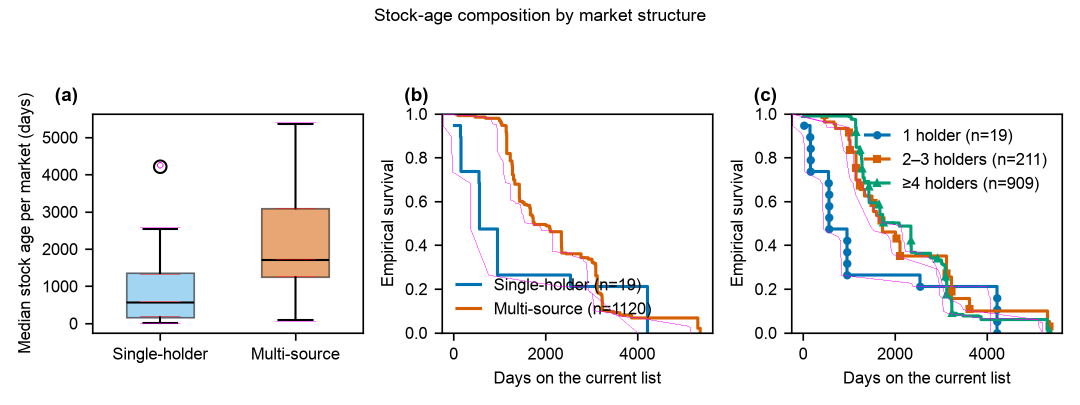
#> input picture figures_public/A2_digitize_overlay.png, 2160 x 810 px, given in place of Appendix_Figure_A2.png, which was not available (shown at 1/2 size)
$ python a2_digitize_source.py
#> lines starting #> are read from the running program, lines starting #| are printed output that depends on the picture; after the words box and inside, x2 and y2 are one past the last pixel; in counts of white or black regions, pixels touching at a corner belong together; long printed decimals are rounded; pictures that were not available may be replaced by others from this repository, and a replacement may not be noted
"""
a2_digitize_source.py — Extract the plotted data of the delivered English
Appendix Figure A2 (03_Supplementary/Appendix_Figure_A2.png) at pixel level.

Why: the generator of the delivered English A2 is not in the repo and its
sample construction (n=19 / n=1120 / n=211 / n=909) could not be reproduced
from the saved parquet artifacts. To redraw the figure without inventing any
number, we digitize the delivered PNG itself: axes are calibrated from tick
marks, curves are tracked per column by colour continuity, and legend line
samples are removed via connected-component analysis before tracking.

Output:
  04_Code_and_Data/figures_public/A2_digitized_source.json   (extracted data)
  04_Code_and_Data/figures_public/A2_digitize_overlay.png    (QC overlay)

Read-only with respect to 02_Figures / 03_Supplementary.
"""
import json
from pathlib import Path

import numpy as np
from PIL import Image, ImageDraw
from scipy import ndimage

ROOT = Path(__file__).resolve().parents[1]
SRC = ROOT.parent / "03_Supplementary" / "Appendix_Figure_A2.png"
OUTDIR = ROOT / "figures_public"
OUT = OUTDIR / "A2_digitized_source.json"
QC = OUTDIR / "A2_digitize_overlay.png"
if not OUTDIR.exists():
    OUTDIR.mkdir()

im_img = Image.open(SRC).convert("RGB")
#> im_img is the input picture: PIL image 2160x810 RGB; mean R, G, B 241.3, 240.8, 240.7
im = np.array(im_img).astype(int)
H, W, _ = im.shape

# ---------------------------------------------------------------- calibration
# Axes frames: a cols 185-726 | b cols 884-1425 | c cols 1583-2124; rows 228/666
# x tick mark centroids: b [907,1091,1275] -> 0/2000/4000 d; c [1606,1790,1974]
# y tick mark centroids: rows [275,349,424,498,572,647]
#   panel a: 5000..0 days | panels b,c: 1.0..0.0
ROW_TOP, ROW_BOT = 228.0, 666.0
def px2days_b(px): return (px - 907.0) * 2000.0 / 184.0
def px2days_c(px): return (px - 1606.0) * 2000.0 / 184.0
def py2surv(py):   return (ROW_BOT - py) / (ROW_BOT - ROW_TOP)
def py2days_a(py): return (647.0 - py) * 1000.0 / 74.4

def color_mask(img, rgb, tol=50):
    return (np.abs(img - np.array(rgb)).max(axis=2) <= tol)

def remove_legend_samples(mask, region, max_size=600):
    """Zero out small same-colour components inside a legend region."""
    lab, n = ndimage.label(mask)
    out = mask.copy()
    y0, y1, x0, x1 = region
    for i in range(1, n + 1):
        comp = lab == i
        size = comp.sum()
        if size > max_size:
            continue
        cy, cx = ndimage.center_of_mass(comp)
        if y0 <= cy <= y1 and x0 <= cx <= x1:
            out[comp] = False
    return out

def track_curve(mask, col_start, col_end, x2days, y2val, name="", snap_n=None):
    """Per-column interval-distance tracking with edge snapping (rows -> y2val)."""
    xs, levels, prev = [], [], None
    for c in range(col_start, col_end):
        rows = np.where(mask[:, c - col_start])[0]
        if rows.size == 0:
            if prev is not None:
                xs.append(c); levels.append(prev)   # bridge occlusions
            continue
        clusters, cur = [], [rows[0]]
        for r in rows[1:]:
            if r - cur[-1] <= 2:
                cur.append(r)
            else:
                clusters.append(cur); cur = [r]
        clusters.append(cur)
        if prev is None:
            sel = clusters[0]
        else:
            # distance from prev to each cluster interval; snap to nearest edge
            def d(cl):
                if cl[0] >= prev: return cl[0] - prev, cl[0]
                if cl[-1] <= prev: return prev - cl[-1], cl[-1]
                return 0.0, prev
            _, snap = min((d(cl) for cl in clusters), key=lambda t: t[0])
            sel = [snap]
        prev = float(sel[0])
        xs.append(c); levels.append(prev)
    xs = np.array(xs, float); levels = y2val(np.array(levels, float))
    # terminal drop: if the last real column's lowest pixel sits well below the
    # tracked level, the curve ends with a vertical drop there (KM -> 0);
    # everything after that column is empty bridging and gets truncated.
    real = [i for i, c in enumerate(xs) if mask[:, int(round(c)) - col_start].any()]
    last_real = real[-1] if real else len(xs) - 1
    col_lr = int(round(xs[last_real])) - col_start
    rows_lr = np.where(mask[:, col_lr])[0]
    if rows_lr.size:
        level_lr = y2val(float(rows_lr.max()))          # bottom of last column
        if levels[last_real] - level_lr > 0.04:          # a real vertical drop
            xs = xs[:last_real + 1]; levels = levels[:last_real + 1]
            xs = np.append(xs, xs[-1]); levels = np.append(levels, level_lr)
        else:
            xs = xs[:last_real + 1]; levels = levels[:last_real + 1]
    # compress to steps: keep first point, then points where level changes
    keep = [0]
    for i in range(1, len(xs)):
        if abs(levels[i] - levels[keep[-1]]) > 0.006:
            keep.append(i)
    keep.append(len(xs) - 1)
    t = [max(0.0, x2days(xs[i])) for i in keep]
    s = [round(float(levels[i]), 4) for i in keep]
    if snap_n:                         # all-events KM: S must be k/n
        s = [round(round(v * snap_n) / snap_n, 4)
             if abs(v * snap_n - round(v * snap_n)) < 0.3 else v for v in s]
    if s[0] >= 0.98:                   # visible 1.0 plateau (line centre overlaps
        s[0] = 1.0                     # the top spine; snap to exact 1.0)
        t[0] = 0.0
    elif s[0] >= 0.9:                  # curve emerges from under the spine:
        t.insert(0, 0.0); s.insert(0, 1.0)
    if s[-1] > 0.02:                   # terminal event: drop to 0
        t.append(t[-1]); s.append(0.0)
    print(f"  {name}: {len(t)} steps, t=[{t[0]}, {t[-1]}], S range [{min(s)}, {max(s)}]")
    return t, s

out = {}

# ---------------------------------------------------------------- panel (a)
pa = im[229:665, 186:725]
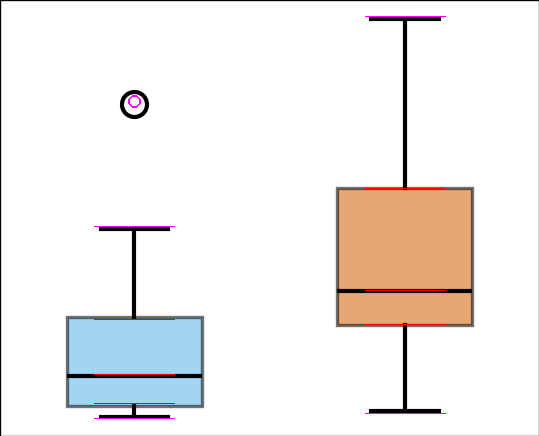
#> pa: shape (436, 539, 3) int64; mean R, G, B 241.5, 238.1, 236.1
pa_off_y, pa_off_x = 229, 186
dark = (pa.sum(axis=2) < 260)
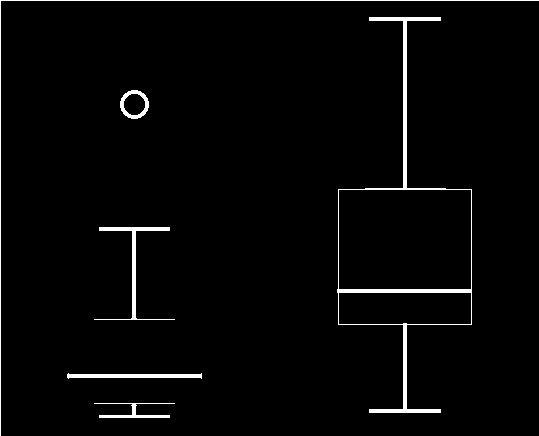
#> dark: shape (436, 539) bool; 2.4% white; 6 white regions, box (x1, y1, x2, y2) and area: (337, 17, 472, 413) 2733, (0, 0, 539, 436) 974, (94, 227, 175, 320) 719, (67, 373, 202, 379) 544, (94, 403, 175, 418) 340, (120, 90, 149, 119) 308

def hlines_in(colslice, rows):
    """rows (local) with a long horizontal dark run inside colslice."""
    out_rows = []
    for r in rows:
        if dark[r, colslice].sum() > 0.7 * (colslice.stop - colslice.start):
            out_rows.append(r)
    return out_rows

def box_stats(cx_full):
    cx = cx_full - pa_off_x
    half = 52
    cs = slice(cx - half, cx + half + 1)
    # horizontal borders: exclude the plot spines (first/last rows of the panel)
    inner = range(8, pa.shape[0] - 8)
    borders = hlines_in(cs, inner)
    fill = color_mask(pa, (162, 213, 242), 40) | color_mask(pa, (231, 166, 115), 40)
    fill_rows = np.where(fill[:, cx - 20:cx + 21].sum(axis=1) > 30)[0]
    ftop, fbot = fill_rows.min(), fill_rows.max()
    top = max([r for r in borders if r <= ftop + 3], default=ftop)
    bot = min([r for r in borders if r >= fbot - 3], default=fbot)
    # median: dark border strictly between top and bot
    mids = [r for r in borders if top + 4 < r < bot - 4]
    med = int(np.median(mids)) if mids else (top + bot) // 2
    # whiskers: walk outward from the box along the centre column while dark
    vcol = dark[:, cx - 1:cx + 2].any(axis=1)
    r = top - 2
    while r > 0 and (vcol[r] or vcol[r - 1]):
        r -= 1
    w_hi = r
    r = bot + 2
    while r < pa.shape[0] - 1 and (vcol[r] or vcol[r + 1]):
        r += 1
    w_lo = r
    return {"whisker_hi": round(py2days_a(w_hi + pa_off_y), 1),
            "q3":  round(py2days_a(top + pa_off_y), 1),
            "median": round(py2days_a(med + pa_off_y), 1),
            "q1":  round(py2days_a(bot + pa_off_y), 1),
            "whisker_lo": round(py2days_a(w_lo + pa_off_y), 1),
            "_rows": [int(w_hi), int(top), int(med), int(bot), int(w_lo)]}

out["panel_a"] = {"labels": ["Single-holder", "Multi-source"],
                  "single": box_stats(320), "multi": box_stats(591)}
#> after the loop in hlines_in, `for r in rows:`: out_rows = [319, 374, 375, 376, 377, 403]
#> in box_stats, `fill = color_mask(pa, (162, 213, 242), 40) | color_mask(pa, (231, 166,..`:
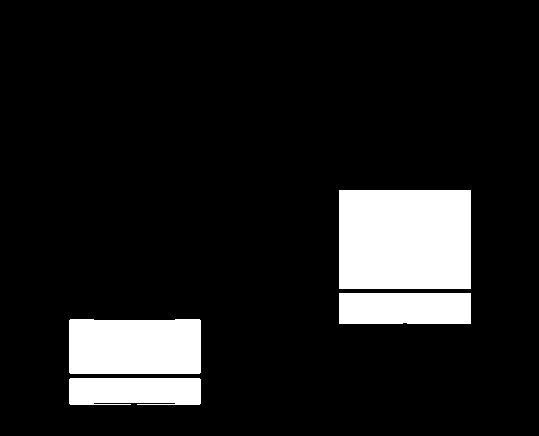
#> fill: shape (436, 539) bool; 11.8% white; 4 white regions, box (x1, y1, x2, y2) and area: (339, 190, 471, 289) 13068, (69, 319, 201, 374) 7175, (339, 293, 471, 324) 4088, (69, 378, 201, 405) 3473
#> in box_stats, `fill_rows = np.where(fill[:, cx - 20:cx + 21].sum(axis=1) > 30)[0]`: fill_rows = 80 values from 320 to 404
#> in box_stats, `ftop, fbot = fill_rows.min(), fill_rows.max()`: ftop = 320; fbot = 404
#> in box_stats, `top = max([r for r in borders if r <= ftop + 3], default=ftop)`: top = 319
#> in box_stats, `bot = min([r for r in borders if r >= fbot - 3], default=fbot)`: bot = 403
#> in box_stats, `mids = [r for r in borders if top + 4 < r < bot - 4]`: mids = [374, 375, 376, 377]
#> in box_stats, `med = int(np.median(mids)) if mids else (top + bot) // 2`: med = 375
#> in box_stats, `r = top - 2`: r = 317
#> the loop in box_stats, `while r > 0 and (vcol[r] or vcol[r - 1]):` made 91 passes
#> r on passes 1 to 8: 316, 315, 314, 313, 312, 311, 310, 309
#> after the loop in box_stats, `while r > 0 and (vcol[r] or vcol[r - 1]):`: r = 226
#> in box_stats, `r = bot + 2`: r = 405
#> the loop in box_stats, `while r < pa.shape[0] - 1 and (vcol[r] or vcol[r + 1]):` made 13 passes
#> after the loop in box_stats, `while r < pa.shape[0] - 1 and (vcol[r] or vcol[r + 1]):`: r = 418
#> the loop in box_stats (call 2), `while r > 0 and (vcol[r] or vcol[r - 1]):` made 171 passes
#> r on passes 1 to 3: 186, 185, 184
#> the loop in box_stats (call 2), `while r < pa.shape[0] - 1 and (vcol[r] or vcol[r + 1]):` made 87 passes
# outlier of Single-holder: dark ring above its whisker, near cols 300-340
ring_region = dark[:out["panel_a"]["single"]["_rows"][0] - 3,
                   300 - pa_off_x - 25:320 - pa_off_x + 26]
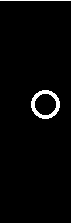
#> ring_region: shape (223, 71) bool; 2.4% white; 2 white regions, box (x1, y1, x2, y2) and area: (31, 90, 60, 119) 308, (0, 0, 71, 1) 71
rr = np.where(ring_region.any(axis=1))[0]
#> rr = 30 values from 0 to 118
if rr.size:
    out["panel_a"]["single_outlier"] = round(py2days_a(rr.mean() + 1 + pa_off_y), 1)
for k in ("single", "multi"):
    out["panel_a"][k].pop("_rows")

def detect_markers(mask, col_start, col_end, x2days, y2val):
    """Markers survive a 7x7 erosion that removes the ~6 px curve line."""
    sub = mask[:, col_start:col_end]
    core = ndimage.binary_erosion(sub, structure=np.ones((7, 7)))
    lab, n = ndimage.label(core)
    out = []
    for i in range(1, n + 1):
        comp = lab == i
        if comp.sum() < 3:
            continue
        ys, xs = np.where(comp)
        if ys.max() - ys.min() > 24 or xs.max() - xs.min() > 24:
            continue                       # not a compact marker blob
        c = xs.mean() + col_start
        r = ys.mean()
        out.append([round(x2days(c), 1), round(float(y2val(r)), 4)])
    out.sort(key=lambda p: p[0])
    return out

# ---------------------------------------------------------------- panels (b), (c)
BLUE, ORANGE, GREEN = (0, 114, 178), (213, 94, 0), (0, 158, 115)
def curve(rgb, c0, c1, x2f, legend_region, name, snap_n=None, markers=False):
    m = remove_legend_samples(color_mask(im, rgb), legend_region)
    d = dict(zip(["t", "S"], track_curve(m[:, c0:c1], c0, c1, x2f, py2surv,
                                         name, snap_n)))
    if markers:
        mk = detect_markers(m, c0, c1, x2f, py2surv)
        d["markers"] = mk
        print(f"    {len(mk)} markers")
    return d

print("tracking curves:")
LEG_B = (560, 700, 880, 1010)
LEG_C = (250, 430, 1680, 1800)   # legend line samples only; real curves' big
                                 # connected component exceeds max_size
out["panel_b"] = {
    "Single-holder (n=19)":  curve(BLUE,   886, 1424, px2days_b, LEG_B, "b blue", 19),
    "Multi-source (n=1120)": curve(ORANGE, 886, 1424, px2days_b, LEG_B, "b orange"),
}
#> in remove_legend_samples, `lab, n = ndimage.label(mask)`: n = 34
#> the loop in remove_legend_samples, `for i in range(1, n + 1):` made 34 passes
#> (size, cy, cx) on passes 3 to 10: (425, 269.7, 1754), (13, 349.1, 1617.8), (13, 464.1, 1654.8), (69, 554.4, 1693.6), (318, 568.5, 937), (41, 569.3, 1140.5), (7, 570.9, 1148.7), (7, 571.1, 1167.3)
#> pass 1, in remove_legend_samples, `comp = lab == i`:
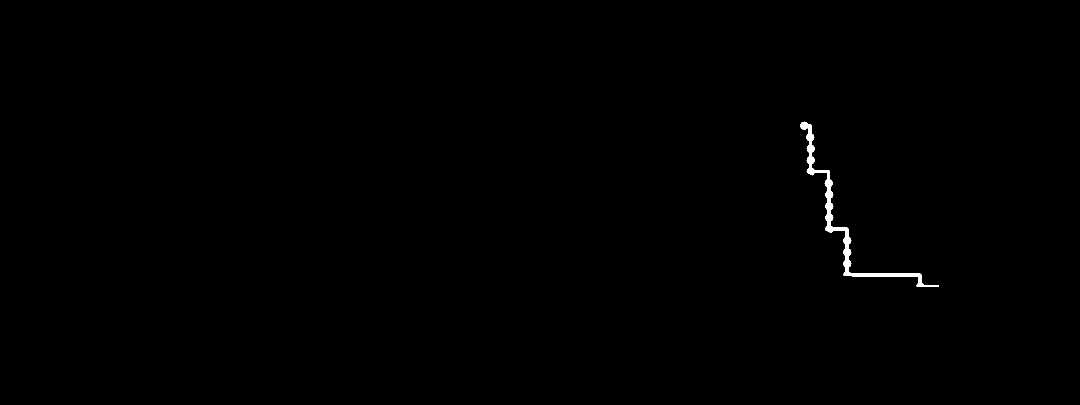
#> comp: shape (810, 2160) bool (shown at 1/2 size); 0.28% white; 1 white region, box (x1, y1, x2, y2) and area: (1600, 243, 1878, 573) 4846
#> the loop in track_curve, `for c in range(col_start, col_end):` made 538 passes
#> (rows, snap, sel, prev) on passes 22 to 29: ([248, 249, 250, 251, 252, 253], 248, [248], 248), ([248, 249, 250, 251, 252, 253], 248, [248], 248), ([248, 249, 250, 251, 252, 253], 248, [248], 248), ([248, 249, 250, 251, 252, 253], 248, [248], 248), ([248, 249, 250, 251, 252, 253], 248, [248], 248), ([248, 249, 250, 251, 252, 253], 248, [248], 248), ([248, 249, 250, 251, 252, 253], 248, [248], 248), ([248, 249, 250, 251, 252, 253], 248, [248], 248)
#> after the loop in track_curve, `for c in range(col_start, col_end):`: levels = 518 values, max 575 at index 283, min 248 at index 0, mean 529.9; xs = 518 values from 906 to 1423
#> in track_curve, `levels = y2val(np.array(levels, float))`: levels = 518 values, max 0.954 at index 0, min 0.208 at index 283, mean 0.311
#> in track_curve, `real = [i for i, c in enumerate(xs) if mask[:, int(round(c)) - col_sta..`: real = 358 values from 0 to 391
#> in track_curve, `last_real = real[-1] if real else len(xs) - 1`: last_real = 391
#> in track_curve, `col_lr = int(round(xs[last_real])) - col_start`: col_lr = 411
#> in track_curve, `rows_lr = np.where(mask[:, col_lr])[0]`: rows_lr = 73 values from 572 to 664
#> in track_curve, `level_lr = y2val(float(rows_lr.max()))`: level_lr = 0.00457
#> in track_curve, `xs = xs[:last_real + 1]`: xs = 392 values from 906 to 1297
#> in track_curve, `levels = levels[:last_real + 1]`: levels = 392 values, max 0.954 at index 0, min 0.208 at index 283, mean 0.344
#> in track_curve, `xs = np.append(xs, xs[-1])`: xs = 393 values from 906 to 1297
#> in track_curve, `levels = np.append(levels, level_lr)`: levels = 393 values, max 0.954 at index 0, min 0.00457 at index 392, mean 0.343
#> after the loop in track_curve, `for i in range(1, len(xs)):`: keep = [0, 18, 19, 55, 56, 92, 238, 248, 392]
#> in track_curve, `t = [max(0.0, x2days(xs[i])) for i in keep]`: t = [0, 184.8, 195.7, 587, 597.8, 989.1, 2576.1, 2684.8, 4239.1, 4239.1]
#> in track_curve, `s = [round(float(levels[i]), 4) for i in keep]`: s = [0.954, 0.897, 0.744, 0.687, 0.482, 0.272, 0.217, 0.21, 0.0046, 0.0046]
#> in track_curve, `s = [round(round(v * snap_n) / snap_n, 4) if abs(v * snap_n - round(v ..`: s = [0.947, 0.895, 0.737, 0.684, 0.474, 0.263, 0.21, 0.21, 0, 0]
#|   b blue: 11 steps, t=[0.0, 4239.130], S range [0.0, 1.0]
#> in curve, `d = dict(zip(["t", "S"], track_curve(m[:, c0:c1], c0, c1, x2f, py2surv..`: d = {'t': [0, 0, 184.8, 195.7, 587, 597.8, 989.1, 2576.1, 2684.8, 4239.1, 4239.1], 'S': [1, 0.947, 0.895, 0.737, 0.684, 0.474, 0.263, 0.21, 0.21, 0, 0]}
#> the loop in remove_legend_samples (call 2), `for i in range(1, n + 1):` made 44 passes
#> (size, cy, cx) on passes 1, 3, 4, 5, 6, 7, 9, 10: (2, 230, 909.5), (179, 234.1, 946.8), (167, 240.6, 1656.3), (8, 245.1, 1648), (16, 245.5, 1654.8), (476, 278.2, 1691.6), (36, 257.7, 1673.1), (478, 317.5, 1753.8)
#|   b orange: 50 steps, t=[0.0, 5380.435], S range [0.0, 1.0]
out["panel_c"] = {
    "1 holder (n=19)":       curve(BLUE,   1585, 2123, px2days_c, LEG_C, "c blue", 19, markers=True),
    "2-3 holders (n=211)":   curve(ORANGE, 1585, 2123, px2days_c, LEG_C, "c orange", markers=True),
    ">=4 holders (n=909)":   curve(GREEN,  1585, 2123, px2days_c, LEG_C, "c green", markers=True),
}
#|   c blue: 25 steps, t=[0.0, 4304.348], S range [0.0, 1.0]
#|     16 markers
#> call 4 of remove_legend_samples, with region = (250, 430, 1680, 1800), max_size = 600
#> after the loop in remove_legend_samples (call 4), `for i in range(1, n + 1):`:
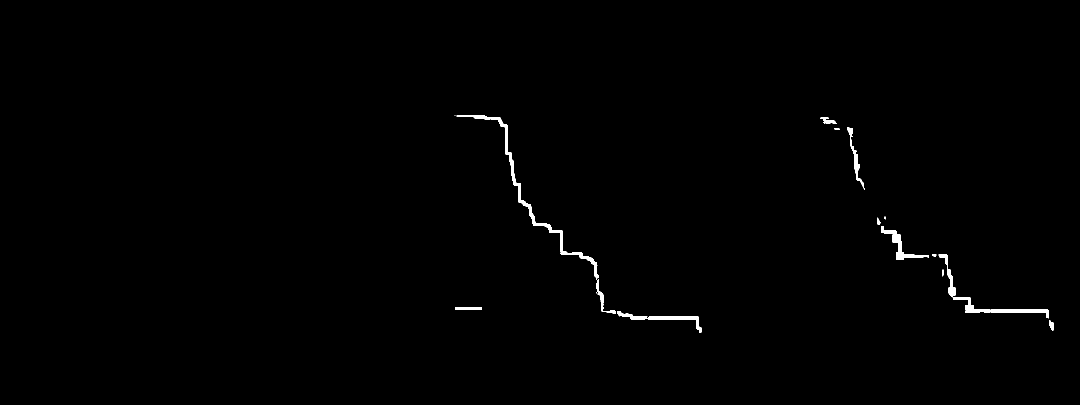
#> out: shape (810, 2160) bool (shown at 1/2 size); 0.53% white; 18 white regions (2 under 20 px), largest, box (x1, y1, x2, y2) and area: (913, 230, 1133, 504) 2450, (1762, 453, 1858, 520) 1116, (1235, 622, 1403, 665) 1113
#|   c orange: 33 steps, t=[0.0, 5434.783], S range [0.0, 1.0]
#|     8 markers
#|   c green: 44 steps, t=[0.0, 5413.043], S range [0.0068, 1.0]
#> call 3 of detect_markers, with col_start = 1585, col_end = 2123
#> in detect_markers (call 3), `sub = mask[:, col_start:col_end]`:
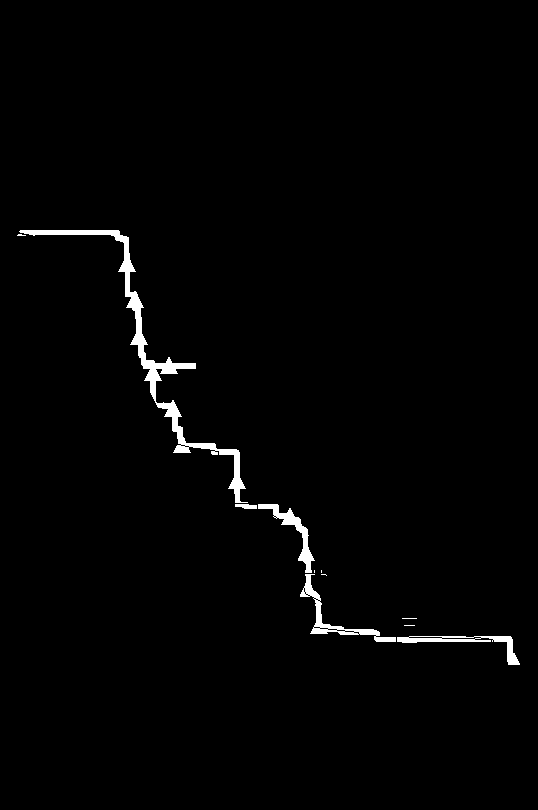
#> sub: shape (810, 538) bool; 1.4% white; 11 white regions (6 under 20 px), largest, box (x1, y1, x2, y2) and area: (19, 230, 248, 503) 3455, (300, 574, 396, 642) 905, (397, 636, 520, 665) 773, (258, 504, 315, 573) 766, (235, 504, 257, 509) 86
#|     12 markers

OUT.write_text(json.dumps(out, indent=1))

# ---------------------------------------------------------------- QC overlay
ov = im_img.copy()
dr = ImageDraw.Draw(ov)
for pan, cols, xf, yf in (("panel_b", 886, px2days_b, py2surv),
                          ("panel_c", 1585, px2days_c, py2surv)):
    for lab, d in out[pan].items():
        pts = [(cols + t / 2000.0 * 184.0, ROW_BOT - s * (ROW_BOT - ROW_TOP))
               for t, s in zip(d["t"], d["S"])]
        dr.line(pts, fill=(255, 0, 255), width=1)
# panel a: mark five-number rows
for key, cx in (("single", 320), ("multi", 591)):
    st = out["panel_a"][key]
    for val, col in ((st["whisker_hi"], (255,0,255)), (st["q3"], (255,0,0)),
                     (st["median"], (255,0,0)), (st["q1"], (255,0,0)),
                     (st["whisker_lo"], (255,0,255))):
        r = 647.0 - val * 74.4 / 1000.0
        dr.line([(cx - 40, r), (cx + 40, r)], fill=col, width=1)
if "single_outlier" in out["panel_a"]:
    r = 647.0 - out["panel_a"]["single_outlier"] * 74.4 / 1000.0
    dr.ellipse([320 - 6, r - 6, 320 + 6, r + 6], outline=(255, 0, 255), width=2)
ov.save(QC)
print("wrote", OUT)
print("wrote", QC)
